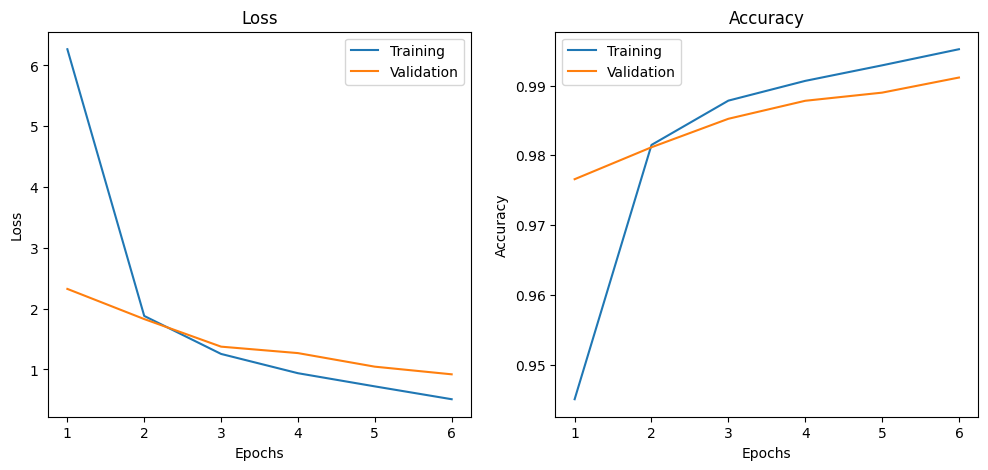
#> input picture src/semana-08/images/image-1.png, 988 x 470 px
$ python otsu_riddler_calvard.py --image ../../../semana-08/images/image-1.png   (older library calls are emulated)
#> lines starting #> are read from the running program, lines starting #| are printed output that depends on the picture
from __future__ import print_function
import numpy as np
import argparse
import mahotas
import cv2

ap = argparse.ArgumentParser()
ap.add_argument("-i", "--image", required=True, help="Path to the image")
args = vars(ap.parse_args())

image = cv2.imread(args["image"])
#> image is the input picture: shape (470, 988, 3); mean B, G, R 250.1, 250.2, 250.2
image = cv2.cvtColor(image, cv2.COLOR_BGR2GRAY)
#> image: shape (470, 988)
blurred = cv2.GaussianBlur(image, (5, 5), 0)
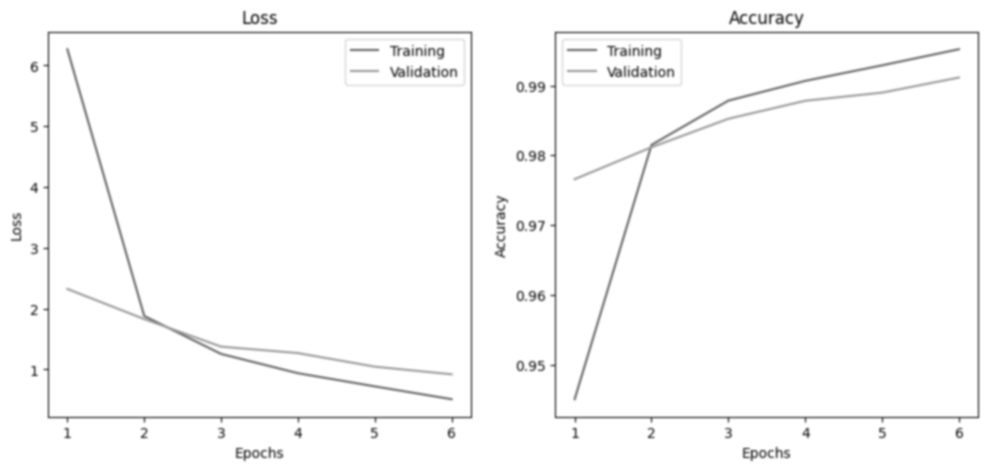
#> blurred: shape (470, 988); min 82, max 255, mean 250.2
cv2.imshow("Image", image)

T = mahotas.thresholding.otsu(blurred)
#> T = 214
print("Otsu’s threshold: {}".format(T))
#| Otsu’s threshold: 214
thresh = image.copy()
thresh[thresh > T] = 255
thresh[thresh < 255] = 0
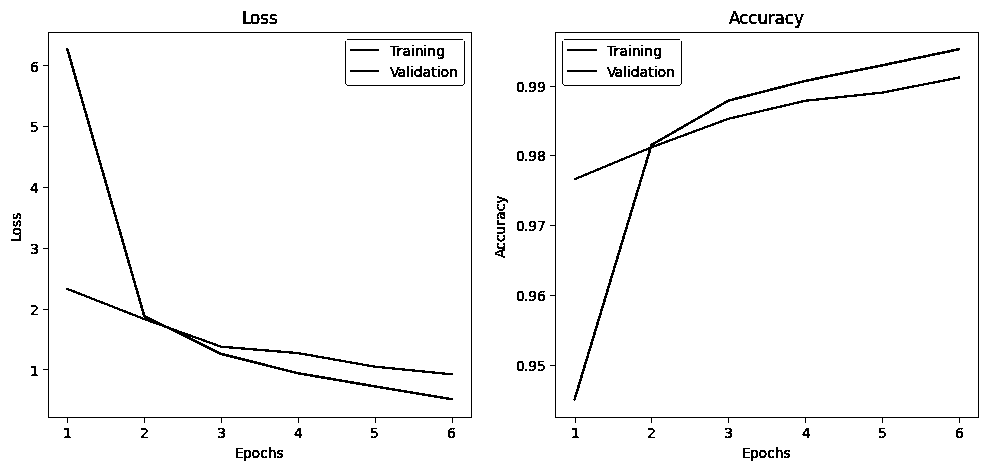
#> thresh: shape (470, 988); 97.2% white; black in thin lines or dots
thresh = cv2.bitwise_not(thresh)
#> thresh: shape (470, 988); 2.8% white in thin lines or dots
cv2.imshow("Otsu", thresh)

#> (the run stopped early here; a loop or call above may not have finished)

$ run again, on src/semana-08/images/image-3.png
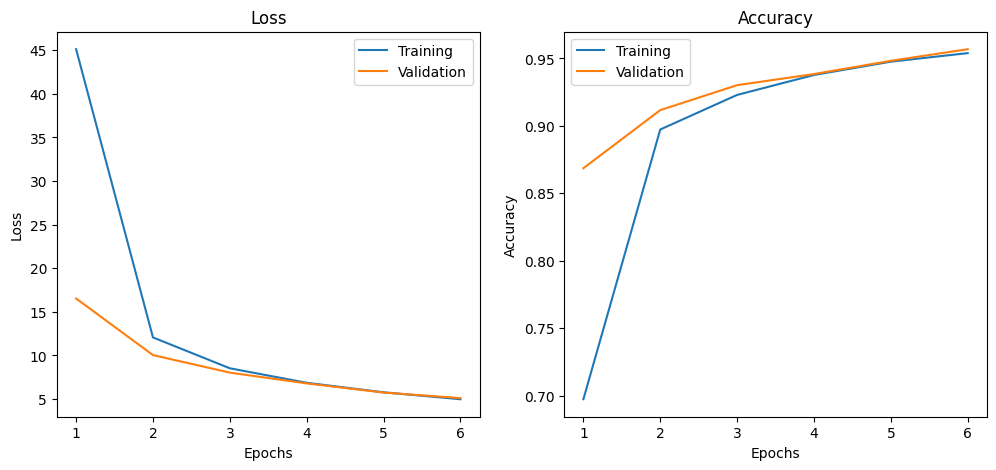
#> input picture src/semana-08/images/image-3.png, 996 x 470 px
#> image is the input picture: shape (470, 996, 3); mean B, G, R 249.9, 250.1, 250.2
#> image: shape (470, 996)
#> `blurred = cv2.GaussianBlur(image, (5, 5), 0)`:
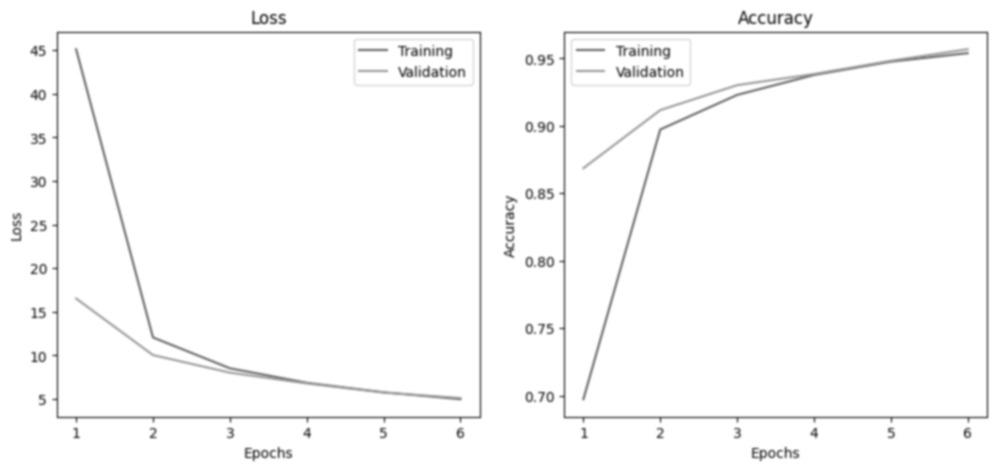
#> blurred: shape (470, 996); min 82, max 255, mean 250.1
#> T = 213
#| Otsu’s threshold: 213
#> `thresh[thresh < 255] = 0`:
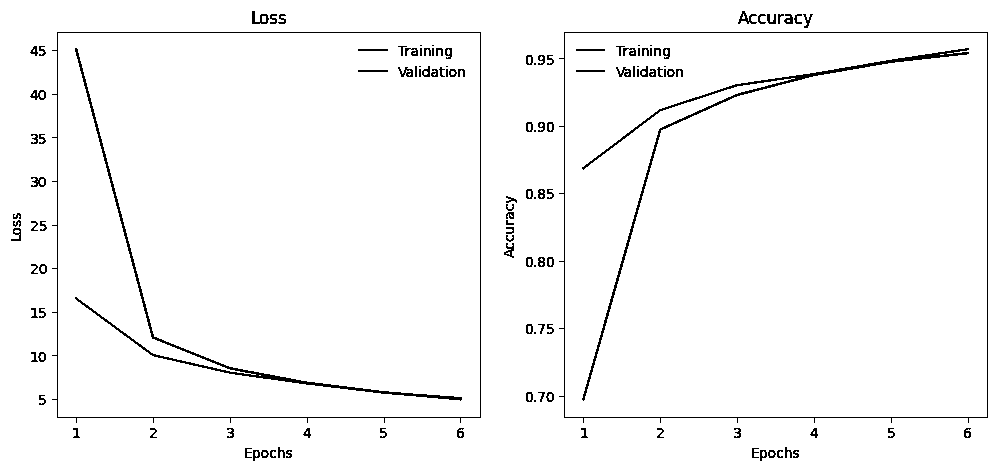
#> thresh: shape (470, 996); 97.3% white; black in thin lines or dots

$ run again, on src/semana-08/images/image-4.png
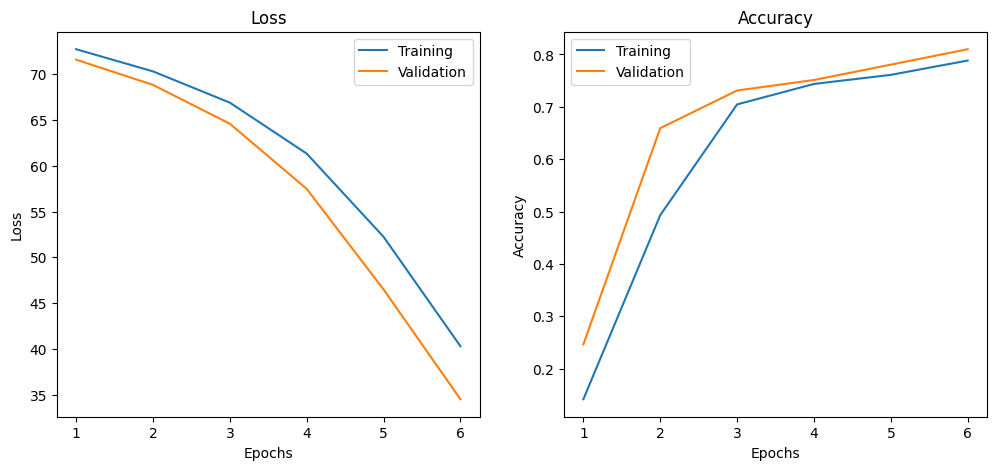
#> input picture src/semana-08/images/image-4.png, 996 x 470 px
#> image is the input picture: shape (470, 996, 3); mean B, G, R 249.7, 250, 250.2
#> image: shape (470, 996)
#> `blurred = cv2.GaussianBlur(image, (5, 5), 0)`:
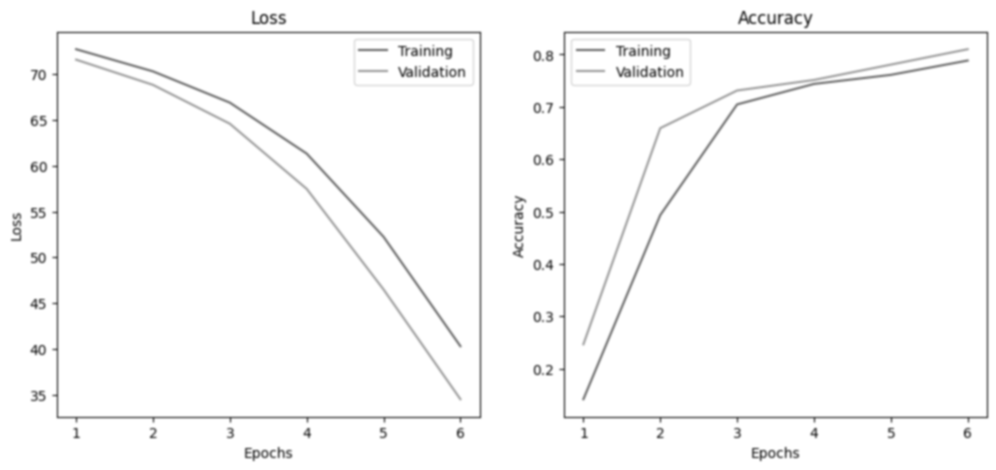
#> blurred: shape (470, 996); min 82, max 255, mean 250
#> T = 214
#| Otsu’s threshold: 214
#> `thresh[thresh < 255] = 0`:
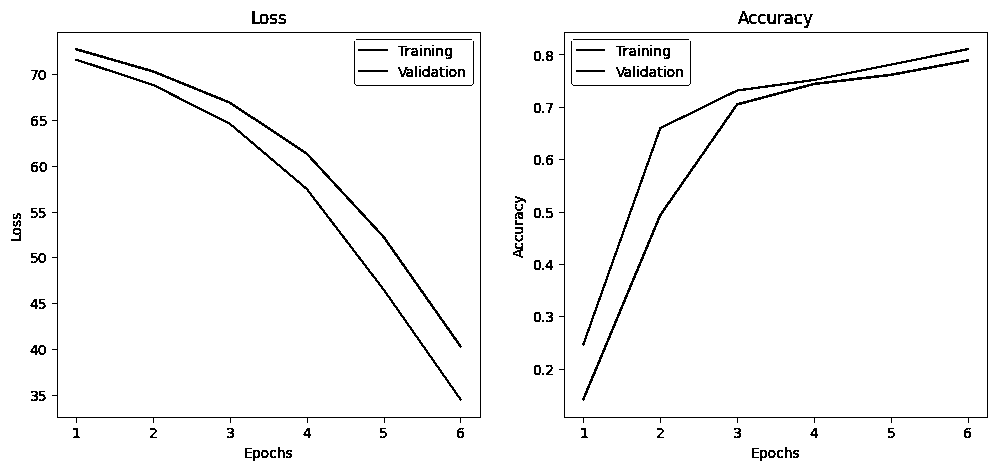
#> thresh: shape (470, 996); 97.1% white; black in thin lines or dots

$ run again, on src/semana-08/images/image-5.png
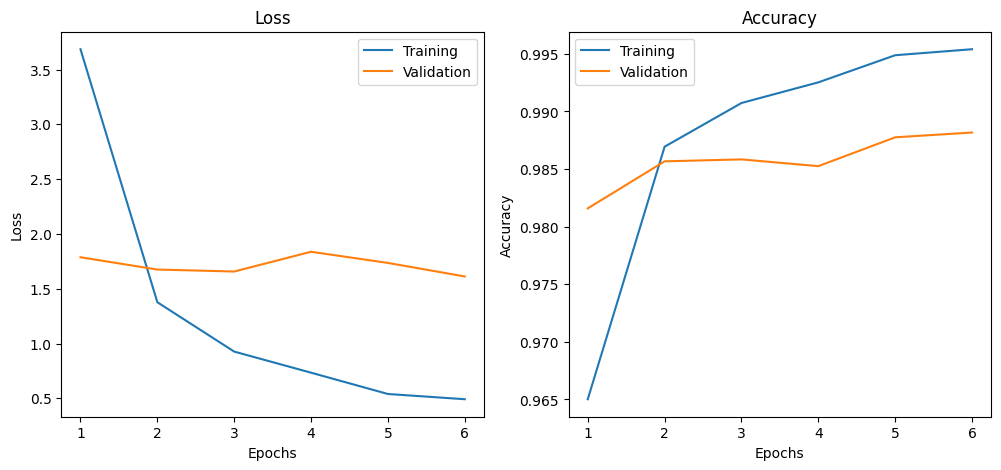
#> input picture src/semana-08/images/image-5.png, 1001 x 470 px
#> image is the input picture: shape (470, 1001, 3); mean B, G, R 249.8, 249.9, 249.9
#> image: shape (470, 1001)
#> `blurred = cv2.GaussianBlur(image, (5, 5), 0)`:
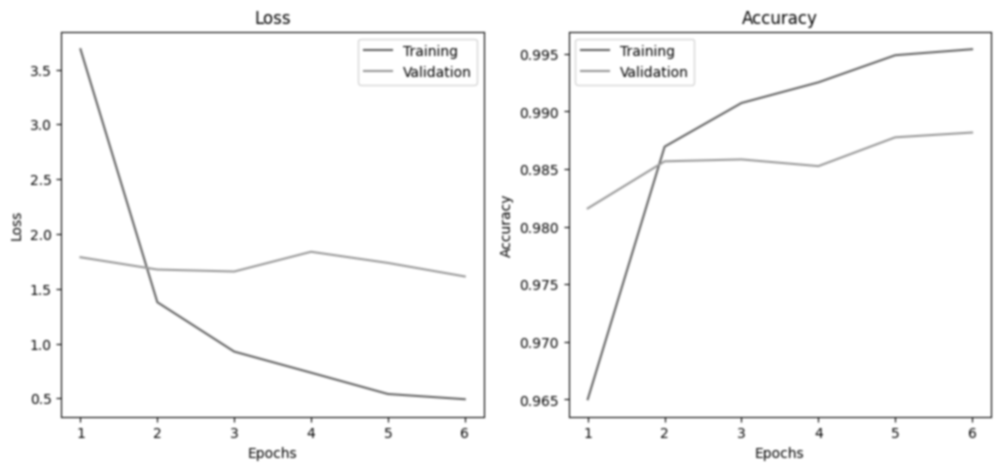
#> blurred: shape (470, 1001); min 82, max 255, mean 249.9
#> T = 214
#| Otsu’s threshold: 214
#> `thresh[thresh < 255] = 0`:
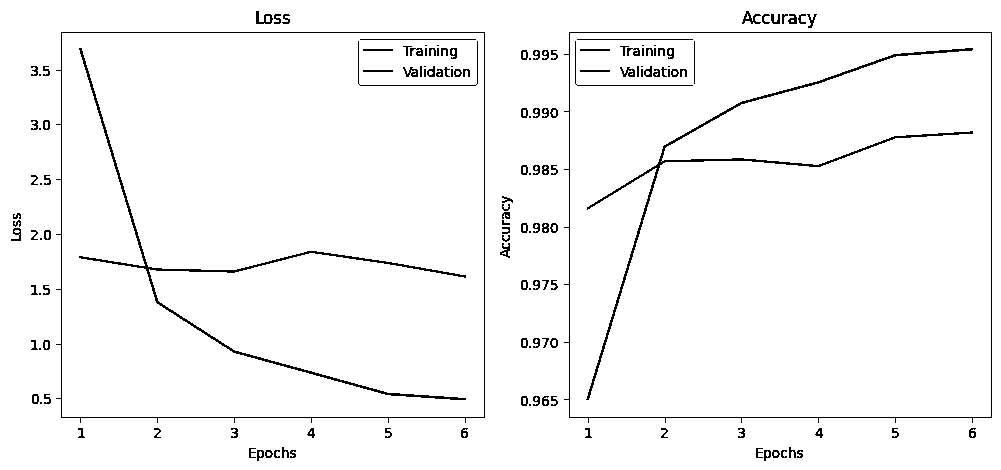
#> thresh: shape (470, 1001); 97% white; black in thin lines or dots
